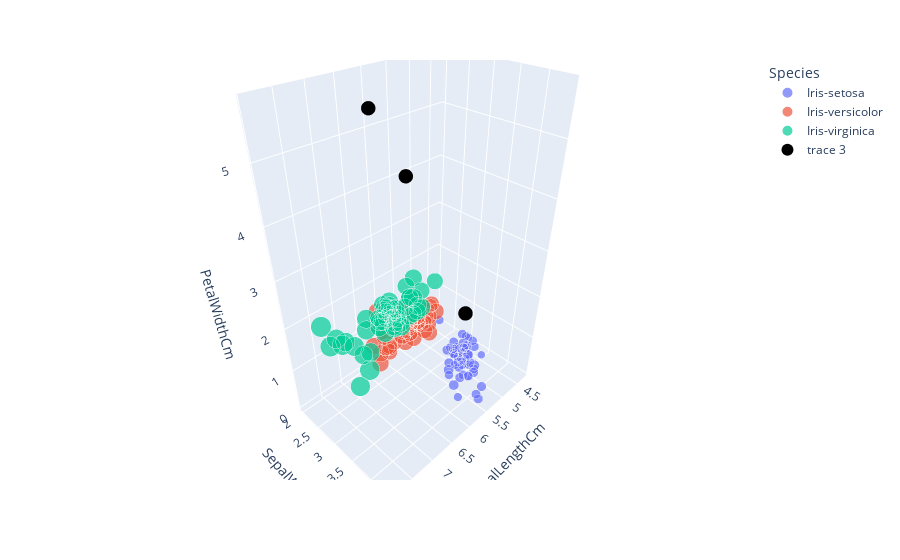

Notebook source saved alongside this figure:
### Code cell
fig.add_trace(go.Scatter3d(x=centroids[:,0], y=centroids[:,1], z=centroids[:,2],  text="Centroid", mode='markers', marker=dict(size=5, color='black')))

### Figure 1 — Plotly figure (JSON) as saved in the notebook; plotly's stock layout.template omitted (floating-point values rounded to 4 significant figures)
{"data": [{"hovertemplate": "Species=Iris-setosa<br>SepalLengthCm=%{x}<br>SepalWidthCm=%{y}<br>PetalWidthCm=%{z}<br>PetalLengthCm=%{marker.size}<extra></extra>", "legendgroup": "Iris-setosa", "marker": {"color": "#636efa", "size": [1.4, 1.4, 1.3, 1.5, 1.4, 1.7, 1.4, 1.5, 1.4, 1.5, 1.5, 1.6, 1.4, 1.1, 1.2, 1.5, 1.3, 1.4, 1.7, 1.5, 1.7, 1.5, 1, 1.7, 1.9, 1.6, 1.6, 1.5, 1.4, 1.6, 1.6, 1.5, 1.5, 1.4, 1.5, 1.2, 1.3, 1.5, 1.3, 1.5, 1.3, 1.3, 1.3, 1.6, 1.9, 1.4, 1.6, 1.4, 1.5, 1.4], "sizemode": "area", "sizeref": 0.01725, "symbol": "circle"}, "mode": "markers", "name": "Iris-setosa", "scene": "scene", "showlegend": true, "type": "scatter3d", "x": [5.1, 4.9, 4.7, 4.6, 5, 5.4, 4.6, 5, 4.4, 4.9, 5.4, 4.8, 4.8, 4.3, 5.8, 5.7, 5.4, 5.1, 5.7, 5.1, 5.4, 5.1, 4.6, 5.1, 4.8, 5, 5, 5.2, 5.2, 4.7, 4.8, 5.4, 5.2, 5.5, 4.9, 5, 5.5, 4.9, 4.4, 5.1, 5, 4.5, 4.4, 5, 5.1, 4.8, 5.1, 4.6, 5.3, 5], "y": [3.5, 3, 3.2, 3.1, 3.6, 3.9, 3.4, 3.4, 2.9, 3.1, 3.7, 3.4, 3, 3, 4, 4.4, 3.9, 3.5, 3.8, 3.8, 3.4, 3.7, 3.6, 3.3, 3.4, 3, 3.4, 3.5, 3.4, 3.2, 3.1, 3.4, 4.1, 4.2, 3.1, 3.2, 3.5, 3.1, 3, 3.4, 3.5, 2.3, 3.2, 3.5, 3.8, 3, 3.8, 3.2, 3.7, 3.3], "z": [0.2, 0.2, 0.2, 0.2, 0.2, 0.4, 0.3, 0.2, 0.2, 0.1, 0.2, 0.2, 0.1, 0.1, 0.2, 0.4, 0.4, 0.3, 0.3, 0.3, 0.2, 0.4, 0.2, 0.5, 0.2, 0.2, 0.4, 0.2, 0.2, 0.2, 0.2, 0.4, 0.1, 0.2, 0.1, 0.2, 0.2, 0.1, 0.2, 0.2, 0.3, 0.3, 0.2, 0.6, 0.4, 0.3, 0.2, 0.2, 0.2, 0.2]}, {"hovertemplate": "Species=Iris-versicolor<br>SepalLengthCm=%{x}<br>SepalWidthCm=%{y}<br>PetalWidthCm=%{z}<br>PetalLengthCm=%{marker.size}<extra></extra>", "legendgroup": "Iris-versicolor", "marker": {"color": "#EF553B", "size": [4.7, 4.5, 4.9, 4, 4.6, 4.5, 4.7, 3.3, 4.6, 3.9, 3.5, 4.2, 4, 4.7, 3.6, 4.4, 4.5, 4.1, 4.5, 3.9, 4.8, 4, 4.9, 4.7, 4.3, 4.4, 4.8, 5, 4.5, 3.5, 3.8, 3.7, 3.9, 5.1, 4.5, 4.5, 4.7, 4.4, 4.1, 4, 4.4, 4.6, 4, 3.3, 4.2, 4.2, 4.2, 4.3, 3, 4.1], "sizemode": "area", "sizeref": 0.01725, "symbol": "circle"}, "mode": "markers", "name": "Iris-versicolor", "scene": "scene", "showlegend": true, "type": "scatter3d", "x": [7, 6.4, 6.9, 5.5, 6.5, 5.7, 6.3, 4.9, 6.6, 5.2, 5, 5.9, 6, 6.1, 5.6, 6.7, 5.6, 5.8, 6.2, 5.6, 5.9, 6.1, 6.3, 6.1, 6.4, 6.6, 6.8, 6.7, 6, 5.7, 5.5, 5.5, 5.8, 6, 5.4, 6, 6.7, 6.3, 5.6, 5.5, 5.5, 6.1, 5.8, 5, 5.6, 5.7, 5.7, 6.2, 5.1, 5.7], "y": [3.2, 3.2, 3.1, 2.3, 2.8, 2.8, 3.3, 2.4, 2.9, 2.7, 2, 3, 2.2, 2.9, 2.9, 3.1, 3, 2.7, 2.2, 2.5, 3.2, 2.8, 2.5, 2.8, 2.9, 3, 2.8, 3, 2.9, 2.6, 2.4, 2.4, 2.7, 2.7, 3, 3.4, 3.1, 2.3, 3, 2.5, 2.6, 3, 2.6, 2.3, 2.7, 3, 2.9, 2.9, 2.5, 2.8], "z": [1.4, 1.5, 1.5, 1.3, 1.5, 1.3, 1.6, 1, 1.3, 1.4, 1, 1.5, 1, 1.4, 1.3, 1.4, 1.5, 1, 1.5, 1.1, 1.8, 1.3, 1.5, 1.2, 1.3, 1.4, 1.4, 1.7, 1.5, 1, 1.1, 1, 1.2, 1.6, 1.5, 1.6, 1.5, 1.3, 1.3, 1.3, 1.2, 1.4, 1.2, 1, 1.3, 1.2, 1.3, 1.3, 1.1, 1.3]}, {"hovertemplate": "Species=Iris-virginica<br>SepalLengthCm=%{x}<br>SepalWidthCm=%{y}<br>PetalWidthCm=%{z}<br>PetalLengthCm=%{marker.size}<extra></extra>", "legendgroup": "Iris-virginica", "marker": {"color": "#00cc96", "size": [6, 5.1, 5.9, 5.6, 5.8, 6.6, 4.5, 6.3, 5.8, 6.1, 5.1, 5.3, 5.5, 5, 5.1, 5.3, 5.5, 6.7, 6.9, 5, 5.7, 4.9, 6.7, 4.9, 5.7, 6, 4.8, 4.9, 5.6, 5.8, 6.1, 6.4, 5.6, 5.1, 5.6, 6.1, 5.6, 5.5, 4.8, 5.4, 5.6, 5.1, 5.1, 5.9, 5.7, 5.2, 5, 5.2, 5.4, 5.1], "sizemode": "area", "sizeref": 0.01725, "symbol": "circle"}, "mode": "markers", "name": "Iris-virginica", "scene": "scene", "showlegend": true, "type": "scatter3d", "x": [6.3, 5.8, 7.1, 6.3, 6.5, 7.6, 4.9, 7.3, 6.7, 7.2, 6.5, 6.4, 6.8, 5.7, 5.8, 6.4, 6.5, 7.7, 7.7, 6, 6.9, 5.6, 7.7, 6.3, 6.7, 7.2, 6.2, 6.1, 6.4, 7.2, 7.4, 7.9, 6.4, 6.3, 6.1, 7.7, 6.3, 6.4, 6, 6.9, 6.7, 6.9, 5.8, 6.8, 6.7, 6.7, 6.3, 6.5, 6.2, 5.9], "y": [3.3, 2.7, 3, 2.9, 3, 3, 2.5, 2.9, 2.5, 3.6, 3.2, 2.7, 3, 2.5, 2.8, 3.2, 3, 3.8, 2.6, 2.2, 3.2, 2.8, 2.8, 2.7, 3.3, 3.2, 2.8, 3, 2.8, 3, 2.8, 3.8, 2.8, 2.8, 2.6, 3, 3.4, 3.1, 3, 3.1, 3.1, 3.1, 2.7, 3.2, 3.3, 3, 2.5, 3, 3.4, 3], "z": [2.5, 1.9, 2.1, 1.8, 2.2, 2.1, 1.7, 1.8, 1.8, 2.5, 2, 1.9, 2.1, 2, 2.4, 2.3, 1.8, 2.2, 2.3, 1.5, 2.3, 2, 2, 1.8, 2.1, 1.8, 1.8, 1.8, 2.1, 1.6, 1.9, 2, 2.2, 1.5, 1.4, 2.3, 2.4, 1.8, 1.8, 2.1, 2.4, 2.3, 1.9, 2.3, 2.5, 2.3, 1.9, 2, 2.3, 1.8]}, {"marker": {"color": "black", "size": 5}, "mode": "markers", "text": "Centroid", "type": "scatter3d", "x": [6.85, 5.902, 5.006], "y": [3.074, 2.748, 3.418], "z": [5.742, 4.394, 1.464]}], "layout": {"legend": {"itemsizing": "constant", "title": {"text": "Species"}, "tracegroupgap": 0}, "margin": {"t": 60}, "scene": {"domain": {"x": [0, 1], "y": [0, 1]}, "xaxis": {"title": {"text": "SepalLengthCm"}}, "yaxis": {"title": {"text": "SepalWidthCm"}}, "zaxis": {"title": {"text": "PetalWidthCm"}}}}}
